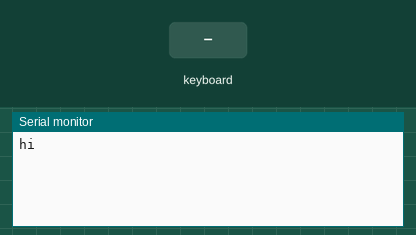
Recording of a sketch running on a simulated Arduino Uno, built with avr-gcc and run on an emulated ATmega328P. Shown: the last lines printed to the serial monitor. The test bench sets the inputs (shaded band).

Above: at 2.2 s.
2.3 s: PS/2 keyboard text "5" received
At 3.0 s:
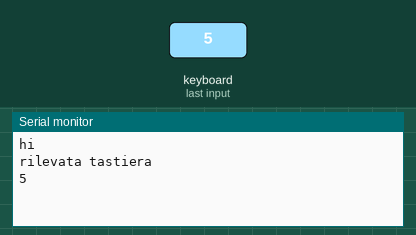
3.8 s: PS/2 keyboard text "90" received
At 5.0 s:
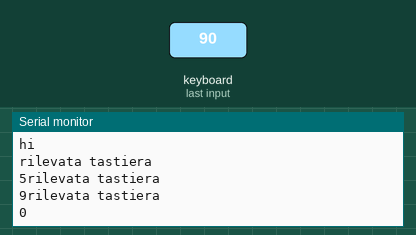

The sketch:

barcode-scanner-test2.ino
```cpp
#include "PS2Keyboard.h"

#define DATA_PIN A0
PS2Keyboard keyboard;

void setup() {
  keyboard.begin(A0, A1);

  Serial.begin(9600);
  Serial.println("hi");
  delay(1000);
}

void loop() {
  if(keyboard.available()) {
    byte dat = keyboard.read();
    byte val = dat - '0';
    Serial.println("rilevata tastiera");
    if(val >= 0 && val <= 9) {
      Serial.print(val, DEC);
    } else if(dat == PS2_ENTER) {
      Serial.println();
    } else if(dat == PS2_ESC) {
      Serial.println("[ESC]");
    }
  }
}
```

Measured:
- after the input at 2.3 s, the serial monitor: prints a new line at once (image 1)
- after the input at 3.8 s, the serial monitor: prints a new line at once (image 2)
